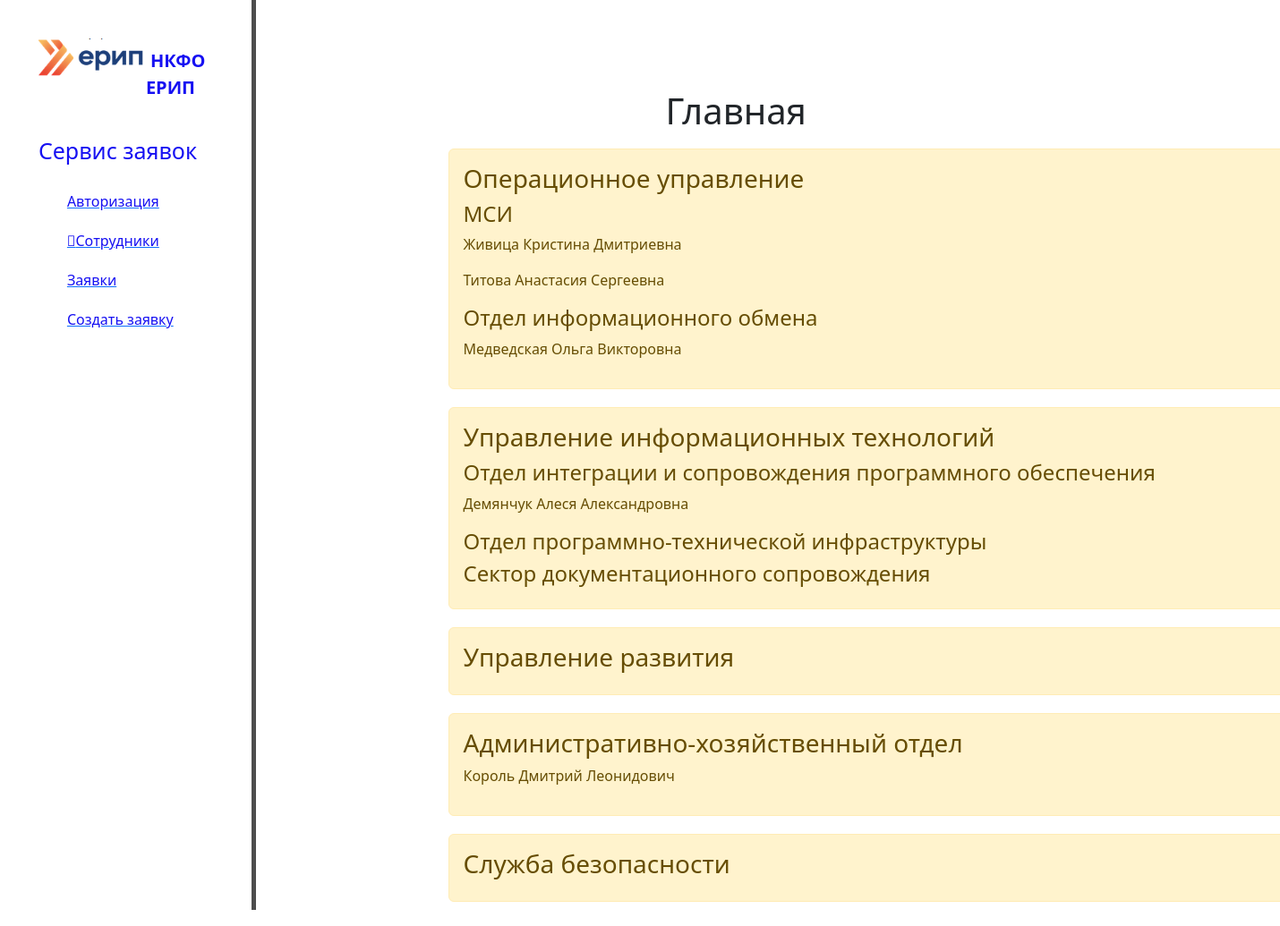
/emp, run on the app's committed database.
### dostup2app/models.py (models this page shows, shortened)
class Management(models.Model):
    name = models.CharField(max_length=200)
    parent = models.ForeignKey(
        'Management',
        on_delete=models.CASCADE,
        null=True,
        blank=True
    )
    class Meta:
        db_table = 'management'
        verbose_name = 'Управление'
        verbose_name_plural = 'Управления'
        ordering = ('name', 'id')

class Department(models.Model):
    management = models.ForeignKey('Management', on_delete=models.CASCADE, null=True, blank=True)
    name = models.CharField(max_length=200)
    class Meta:
        db_table = 'department'
        verbose_name = 'Отдел'
        verbose_name_plural = 'Отделы'
        ordering = ('name', )

class Employee(models.Model):
    management = models.ForeignKey('Management', on_delete=models.CASCADE, null=True, blank=True)
    department = models.ForeignKey('Department', on_delete=models.CASCADE, null=True, blank=True)
    name_ru = models.CharField(max_length=200)
    class Meta:
        db_table = 'employee'
        verbose_name = 'ФИО сотрудника'
        verbose_name_plural = 'ФИО сотрудников'
        ordering = ('name_ru', )

### dostup2app/views.py (the view)
# urls.py: path('emp', index2, name='employee'),
def index2(request: HttpRequest):
    management = Management.objects.all().order_by('name')
    department = Department.objects.all().order_by('name')
    employee = Employee.objects.all().order_by('name_ru')
    return render(request, 'dostup2app/index1.html', {'employee': employee, 'management': management,
                                                      'department': department}, status=200)

### dostup2app/templates/dostup2app/index1.html (shortened to what this page needs)
{% extends 'dostup2app/base.html' %}
{% block content %}
<div class="features">
    <h1>Главная</h1>
        {% for management in management %}
        <div class="alert alert-warning">
            <h3>{{management.name}}<br></h3>
            {% for department in department %}
            {% if department.management_id == management.id %}
                <h4>{{department.name}}<br></h4>
                {% for emp in employee %}
                {% if emp.department_id == department.id %}
                    <p>{{ emp.name_ru}}<p>
                {% endif %}
                {% endfor %}
            {% endif %}
            {% endfor %}
        </div>
        {% endfor %}
        {% for department in department %}
        {% if department.management_id == NULL %}
            <div class="alert alert-warning">
                <h3>{{department.name}}<br></h3>
                {% for emp in employee %}
                {% if emp.department_id == department.id %}
                    <p>{{ emp.name_ru}}<p>
                {% endif %}
                {% endfor %}
            </div>
        {% endif %}
        {% endfor %}
</div>
{% endblock %}

### dostup2app/templates/dostup2app/base.html (shortened to what this page needs)
{% load static %}
<!doctype html>
<html lang="en">
<head>
    <link href="{% static 'dostup2app/vendor/bootstrap/css/bootstrap.min.css' %}" rel="stylesheet">
    <link href="{% static 'dostup2app/vendor/bootstrap-icons/bootstrap-icons.css' %}" rel="stylesheet">
    <link href="{% static 'dostup2app/vendor/glightbox/css/glightbox.min.css' %}" rel="stylesheet">
    <link href="{% static 'dostup2app/vendor/swiper/swiper-bundle.min.css' %}" rel="stylesheet">
    <link rel="stylesheet" href="{% static 'dostup2app/fonts/material-icon/css/material-design-iconic-font.min.css' %}">
    <link href="{% static 'dostup2app/css/main.css' %}" rel="stylesheet">
    <link rel="stylesheet" href="https://use.fontawesome.com/releases/v5.8.2/all.css">
</head>
<body>
    <aside>
        <img src="{% static 'dostup2app/img/logo.png' %}" alt="Логотип">
        <span class="logo">НКФО ЕРИП</span>
        <h3>Сервис заявок</h3>
        <ul>
            <a href="{% url 'home' %}"><li>Авторизация</li></a>
            <a href="{% url 'employee' %}"><li><i class="fa-solid fa-user"></i>Сотрудники</li></a>
            <a href="{% url 'order' %}"><li>Заявки</li></a>
            <a href="{% url 'formorder' %}"><li>Создать заявку</li></a>
        </ul>
    </aside>
    <main>
        {% block content %}
        {% endblock %}
    </main>
</body>
</html>

### static/dostup2app/css/main.css (style rules this page uses)
body { background: #2с2с2с; }
aside { float: left; background: #5f5r5f; padding: 3%; width: 20%; height: 200vh; color: #1610f2; border-right: 5px solid #4d4d4d; }
aside img { width: 120px; float: left; }
aside .logo { font-size: 20px; margin-left: 5px; font-weight: bold; position: relative; top: 10px }
aside h3 { margin-top: 50px; font-size: 25px; }
aside ul { list-style: none; margin-top: 30px; }
aside ul li { color: #1610f2; display: block; margin-top: 20px; transition: all .3s ease; }
main .features { float: left; color: #564rrr; margin-top: 100px; text-align: center; width: 75%; }
.alert-warning { float: left; clear: both; margin: 10px 20%; text-align: left; width: 1000px; color: #564rrr; }

### data on the page
Management: name "Операционное управление"
Department: name "МСИ"
Employee: name_ru "Живица Кристина Дмитриевна"
Employee: name_ru "Титова Анастасия Сергеевна"
Department: name "Отдел информационного обмена"
Employee: name_ru "Медведская Ольга Викторовна"
Management: name "Управление информационных технологий"
Department: name "Отдел интеграции и сопровождения программного обеспечения"
Employee: name_ru "Демянчук Алеся Александровна"
Department: name "Отдел программно-технической инфраструктуры"
Department: name "Сектор документационного сопровождения"
Management: name "Управление развития"
Department: name "Административно-хозяйственный отдел"
Employee: name_ru "Король Дмитрий Леонидович"
Department: name "Служба безопасности"
